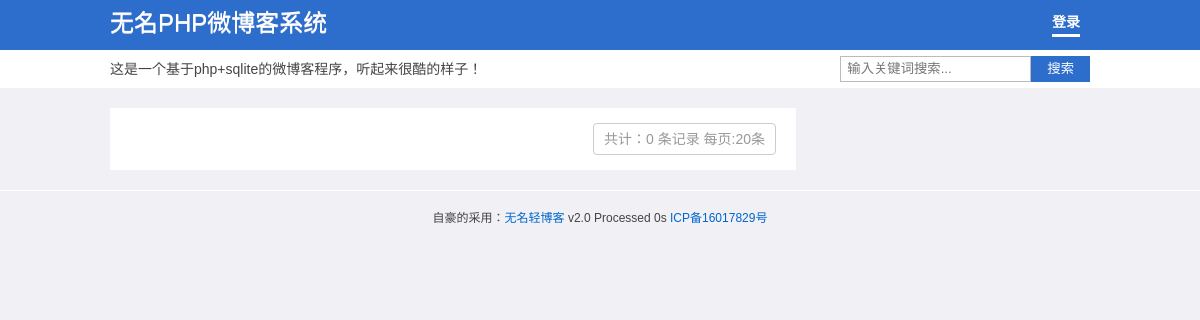
/, run on an earlier commit of the app's database.
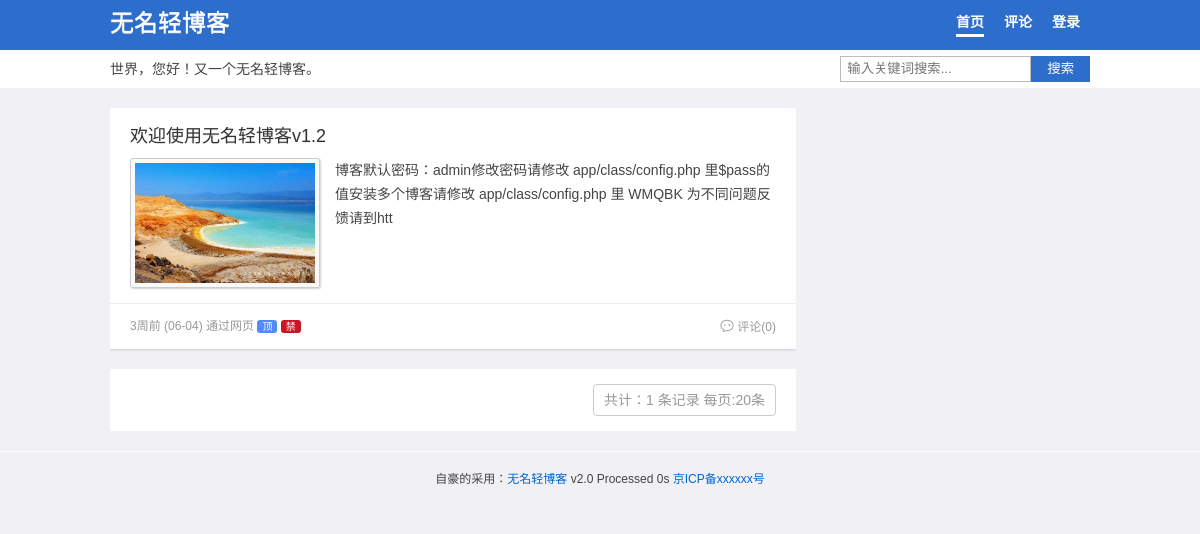
And on a later commit of the database.
### tables this page shows
CREATE TABLE "Set" (id INT (1), webuser VARCHAR (10), webtitle VARCHAR (20), webdesc VARCHAR (255), plsh INT (1), rewrite INT (1), safecode INT (1), icp VARCHAR (20), webmenu TEXT, "webkey", "webpass", "webclass", "widget");

CREATE TABLE Log (id INTEGER PRIMARY KEY AUTOINCREMENT, title VARCHAR (100), sum VARCHAR (200), content TEXT, pic VARCHAR (200), pics VARCHAR (500), fm VARCHAR (20), atime DATETIME DEFAULT (datetime('now', 'localtime')), ist INT (1) DEFAULT (0), num INTEGER DEFAULT (0), pass VARCHAR (32), hide INT (1) DEFAULT (0), lock INT (1) DEFAULT (0), "key", "tid");

### index.php (called while the page is built, shortened)
<?php
$t1 = microtime(true);
require 'app/class/app.php';
$db = new DbHelpClass();
$p = isset($_GET['p']) ? intval($_GET['p']) : 1;
$act = isset($_GET['act']) ? $_GET['act'] : '';
$s = isset($_GET['s']) ? htmlspecialchars($_GET['s']) : '';
$tid = isset($_GET['tid']) ? $_GET['tid'] : '';
$tid = $tid===''?'':intval($tid);
$file = self();
$per_page = 20;
$start = $per_page * ($p - 1);
switch ($act) {
    default:
        if (empty($s)) {
			if($tid===''){
			   $where =  $admin?'':'where hide=0';
			}else{
			   $where =  $admin?'where tid='.$tid:'where hide=0 and tid='.$tid;
			   $_s = 'tid=' . $tid . '&';
			   $tit = $class[$tid];
			}
            $count = $db->total('`Log`',$where);
            $list = $db->getdata("select * from `Log` $where order by ist desc,atime desc limit $start,$per_page", array());
        }
        $tpl = 'index.php';
}
include 'assets/'.$template .'/'. $tpl;

### assets/qblog/theme.php (called while the page is built, shortened)
<?php
 function timeago($ptime) {
        $ptime = strtotime($ptime);
        $etime = time() - $ptime;
        $interval = array (
            12 * 30 * 24 * 60 * 60  =>  '年前 ('.date('Y-m-d', $ptime).')',
            30 * 24 * 60 * 60       =>  '个月前 ('.date('m-d', $ptime).')',
            7 * 24 * 60 * 60        =>  '周前 ('.date('m-d', $ptime).')',
            24 * 60 * 60            =>  '天前',
            60 * 60                 =>  '小时前',
            60                      =>  '分钟前',
            1                       =>  '秒前'
        );
        foreach ($interval as $secs => $str) {
            $d = $etime / $secs;
            if ($d >= 1) {
                $r = round($d);
                return $r . $str;
            }
        }
}
?>

### assets/qblog/index.php (the view, shortened to what this page needs)
<?php include "head.php";?>
  <div id="content" style="position: relative;">
    <div id="main"<?php if($widget=="0") echo ' class="w100"';?>>
    <?php foreach($list as $v){ ?>
      <div id="log-<?php echo $v['id']; ?>" class="post_list">
	  <?php if($v['title']<>""){?><h2><a href="<?php echo vurl($v['id']); ?>"><?php echo $v['title'];?></a></h2><?php } ?>
      <div class="excerpt">
	  <?php if($v['pic']<>""){ ?><div class="thumbnail"><a href="<?php echo vurl($v['id']); ?>"><img src="<?php echo $v['pic'];?>" /></a></div><?php } ?>
	  <div class="textPost" data-url="<?php echo vurl($v['id']); ?>"><?php echo $v['sum']; ?></div>
	  </div>
	  <div class="meta">
	  <p class="time"><?php echo timeago($v['atime']);?> 通过<?php echo $v['fm']; ?>
	  <?php if($v['ist']==1){ ?><span class="ico">顶</span><?php } ?>
	  <?php if($v['lock']==1){ ?><span class="ico jin">禁</span><?php } ?>
	  </p>
      <p class="navPost"><a href="<?php echo vurl($v['id']);?>"><i class="iconfont">&#xe61e;</i> 评论(<?php echo  $v['num']; ?>)</a>
</p></div></div>
<?php } ?>
	<div class="pagination">
		<span class="info"> 共计：<?php echo $count; ?> 条记录 每页:<?php echo $per_page; ?>条</span><?php echo $pagelist; ?>
	</div>
    </div>
  </div>
  </div>
<?php include "foot.php";?>
</body>
</html>

### assets/qblog/head.php (shortened to what this page needs)
<?php if(!defined('wmblog'))exit;?><!DOCTYPE HTML>
<html>
<head>
<link href="assets/<?php echo $template;?>/style.css" rel="stylesheet" type="text/css" />
</head>
<body>
<div id="wrap">
<div id="header">
  <div class="box-m">
    <div class="logo">
      <h2 id="title"><a href="./"><?php echo $webtitle;?></a></h2>
    </div>
    <div id="navigation">
      <ul id="nav">
		<?php webmenu();?>
      </ul>
    </div>
      </div>
	  <div class="other box-m">
	   <div class="desc"><?php echo $webdesc;?></div>
	   <form method="get" class="search-form" action="<?php echo $file;?>"> <input class="search-text" name="s" autocomplete="off" placeholder="输入关键词搜索..." required="required" type="text" value="<?php echo $s;?>"> <button class="search-submit" alt="搜索" type="submit">搜索</button></form>
	   </div>
</div>

### app/class/app.php (shortened to what this page needs)
<?php
$template = 'qblog';
$admin = isset($_SESSION[KEY.'admin'])?$_SESSION[KEY.'admin']:0;
$set = getset();
$webtitle= $set['webtitle'];
$webdesc= $set['webdesc'];
$rewrite = $set['rewrite'];
$icp = $set['icp'];
$widget = $set['widget'];
$class = explode(',',$set['webclass']);
$webmenu = vmenu($set['webmenu']);
require_once ROOT_PATH.'assets/'.$template.'/theme.php';
function webmenu(){
  $menu = array('add'=>'发布','set'=>'设置','wid'=>'边栏','logout'=>'退出');
  global $webmenu,$admin,$file,$widget;
  echo $webmenu;
  if($admin === 0 ){
      echo '<li><a href="'.$file.'?act=login">登录</a></li>';
  }else{
    foreach($menu as $k=>$v){
	  if ($widget=="0" && $k=='wid') continue;
	  echo '<li><a href="'.$file.'?act='.$k.'">'.$v.'</a></li>';
	}
  }
}
function _class(){
    global $class;
	if(empty($class[0])) return '';
	$str = '';
	return $str;
}
function getset(){
  $db =new DbHelpClass();
  if(empty($_SESSION[KEY.'set'])){
     $rs = $db->getdata("select * from `Set` where id=1");
     $set = $rs[0];
  }else{
     $set = $_SESSION[KEY.'set'];
  }
  return $set;
}
function vurl($id){
   global $rewrite;
   $url =  $rewrite?'post-'.$id.'.html':self().'?act=pl&id='.$id;
   return $url;
}
function vmenu($menu){
	global $rewrite;
	$menu = str_replace('@class',_class(),$menu);
	return $rewrite?str_replace(array('@index','@comment'),array('index.html','comment.html'),$menu):str_replace(array('@index','@comment'),array(self(),self().'?act=plist'),$menu);
}
function self(){
    $self = $_SERVER['PHP_SELF'];
    $php_self=substr($self,strrpos($self,'/')+1);
    return $php_self;
}
class DbHelpClass
    {
        private $conn;
        function __construct()
        {
            $path=ROOT_PATH."app/db/log.db";
			try{
			   $this->conn = new PDO('sqlite:'.$path);
			 }
			catch(Exception $errinfo){
				die ("PDO Connection faild.(可能空间不支持pdo_sqlite，详细错误信息：)".$errinfo);
			}
        }
        function getdata($sql,$params=array())
        {
            $bind=$this->conn->prepare($sql);
            $arrKeys=array_keys($params);
            $bind->execute();
            $result=$bind->fetchAll(PDO::FETCH_ASSOC);
            return $result;
        }
        function total($tab_name,$tj='')
           {
             $bind = $this->conn->prepare('SELECT count(id) as c FROM '.$tab_name.' '.$tj);
             $bind->execute();
             $result = $bind->fetchAll();
             return $result[0]['c'];
           }
    }

### assets/qblog/foot.php (shortened to what this page needs)
<?php if(!defined('wmblog'))exit; ?><div id="footer">自豪的采用：<a href="http://www.4jax.net">无名轻博客</a> <?php echo VER;?>  Processed <?php $t2 = microtime(true); echo round($t2-$t1,3); ?>s <a href="http://beian.miit.gov.cn/" rel="nofollow" target="_blank"><?php echo $icp;?></a></div>

### assets/qblog/style.css (style rules this page uses)
body,h1,h2,h3,p,blockquote,dl,dt,dd,ul,ol,li,button,input,textarea { margin: 0; padding: 0 }
body { font: 14px/24px Microsoft YaHei,Tahoma,Arial; background: #f0f0f5; display: block; cursor: default; color: #444; -webkit-font-smoothing: antialiased }
.iconfont { font-family: "iconfont";font-size: 14px;font-style: normal; }
h1,h2,h3 { font-weight: 500;text-shadow: 0 1px 0 #EEE }
a { color: #444;text-decoration: none }
img { border: 0 }
ol,ul,li { list-style: none }
input,textarea,button { outline: 0 }
input[type^="email"],input[type^="text"],input[type^="password"],textarea { border: 1px solid #bbb; }
input { vertical-align: middle }
*,::after,::before { box-sizing: border-box; }
.box-m { width: 980px;margin:0 auto;position:relative; }
#header { background:#2d6dcc;width: 100%;margin-bottom: 20px;position: relative;z-index: 100;border-bottom: 38px solid #FFF;height: 88px; }
#content { width: 980px;margin: 0 auto;overflow: hidden;padding-bottom: 20px; }
#main { width: 70%;float: left;overflow: hidden }
#footer { text-align: center;font-size: 12px;padding: 15px 0;border-top: 1px solid #FFF; }
#header .logo { float: left;margin-top:10px;line-height: 26px;font-size: 14px;position: absolute }
#header .logo a { color: #fff;font-size:24px }
#navigation { position:absolute;right:0;top:10px; }
#nav { display:block; }
#nav li { list-style: none;padding: 0;margin: 0;display: inline }
#nav li { padding: 6px 10px; }
#nav li a { display: inline-block;color: #fff;text-decoration: none;font-size: 14px;font-weight: bold; }
#nav li a:hover, #navigation ul li .on { border-bottom:3px solid #fff; }
.desc,.search-form { display: block;position: absolute;top: 50px;height: 38px;line-height: 38px; }
.desc { left:0; }
.search-form { right:0;padding:6px 0; }
.search-text { float: left;border-right: 0;padding: 0 6px;height: 26px;line-height: 26px;border-radius: 0; }
.search-submit { cursor: pointer;float: left;line-height: 26px;height: 26px;background: #2d6dcc;color: #FFF;padding: 0 16px;text-align: center;border-radius: 0;border: 0; }
.post_list { margin-bottom: 20px;padding: 15px 20px 10px 20px;background-color: #FFF;box-shadow: 0 1px 2px #CCC;overflow: hidden }
.post_list h2 { overflow: hidden;text-overflow: ellipsis }
.post_list h2 a { color: #333;font-size: 18px;overflow: hidden;white-space: nowrap }
.info { color: #999; }
.excerpt { margin-top: 10px;line-height: 24px; }
.textPost { cursor: pointer; }
.meta { font-size: 12px;clear: both;overflow: hidden;white-space: nowrap;text-overflow: ellipsis;color: #999;border-top: 1px solid #EEE;margin: 20px -30px 0 -30px;padding: 10px 30px 0 30px }
.post_list .time,#article .time { font-size:12px;color:#999999;float:left }
.ico { background:#548AF5;padding:1px 5px;font-size:10px;color:#fff;border-radius:3px; }
.jin { background:#c81623; }
.navPost { float:right; }
.navPost a { font-size:12px; }
.meta a { color: #999 }
.thumbnail { float: left;padding: 4px;border-radius: 3px;border: 1px solid #ccc;background: #f9f9f9;box-shadow: 1px 1px 2px #d3d3d3;margin: 0 15px 15px 0 }
.thumbnail img { display: block;width: 180px;height: 120px }
.pagination { float: right;text-align:right;background-color: #fff;padding: 15px;width:100%; }
.pagination span,.pagination a { text-align: center;display: inline-block;text-decoration: none;border: 1px #CCC solid;padding:3px 10px;margin-left: -1px;box-sizing: border-box; }
.pagination .info { margin-right:5px;border-radius: 4px; }
#footer a { color: #06C }

What changed in the data, as far as the page shows it:
removed set: webtitle "无名PHP微博客系统", webdesc "这是一个基于php+sqlite的微博客程序，听起来很酷的样子！", icp "ICP备16017829号"
added set: webtitle "无名轻博客", webmenu "首页 评论", webdesc "世界，您好！又一个无名轻博客。", icp "京ICP备xxxxxx号"
now on this page (row edited): log: title "欢迎使用无名轻博客v1.2", pic (picture), sum "博客默认密码：admin修改密码请修改 app/class/config.php 里$pass的值安装多个博客请修改 app/class/config.php 里 WMQBK 为不同问题反馈请到htt", atime "3周前 (06-04)", fm "网页", ist "顶", lock "禁", num "0"
Also different on the page:
$count: "0" → "1"
